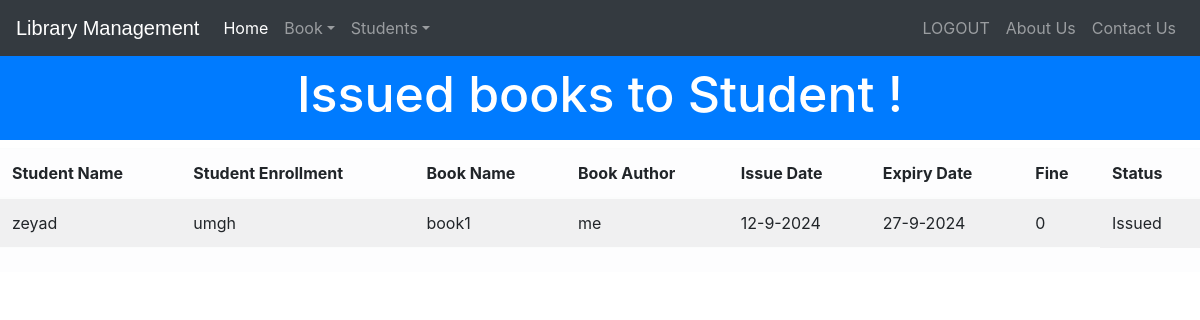
The page /viewissuedbook (signed in) on the database its author committed.
### library/models.py (models this page shows, shortened)
class StudentExtra(models.Model):
    user=models.OneToOneField(User,on_delete=models.CASCADE)
    enrollment = models.CharField(max_length=40)
    branch = models.CharField(max_length=40)
    @property
    def get_name(self):
        return self.user.first_name

class Book(models.Model):
    catchoice= [
        ('education', 'Education'),
        ('entertainment', 'Entertainment'),
        ('comics', 'Comics'),
        ('history', 'History'),
        ]
    name=models.CharField(max_length=30)
    isbn=models.PositiveIntegerField()
    author=models.CharField(max_length=40)
    category=models.CharField(max_length=30,choices=catchoice,default='education')

class IssuedBook(models.Model):
    enrollment=models.CharField(max_length=30)
    isbn=models.CharField(max_length=30)
    issuedate=models.DateField(auto_now=True)
    expirydate=models.DateField(default=get_expiry)
    statuschoice= [
        ('Issued', 'Issued'),
        ('Returned', 'Returned'),
        ]
    status=models.CharField(max_length=20,choices=statuschoice,default="Issued")

### library/views.py (the view)
# urls.py: path('viewissuedbook', views.viewissuedbook_view),
@login_required(login_url='adminlogin')
@user_passes_test(is_admin)
def viewissuedbook_view(request):
    issuedbooks=models.IssuedBook.objects.all()
    li=[]
    for ib in issuedbooks:
        issdate=str(ib.issuedate.day)+'-'+str(ib.issuedate.month)+'-'+str(ib.issuedate.year)
        expdate=str(ib.expirydate.day)+'-'+str(ib.expirydate.month)+'-'+str(ib.expirydate.year)
        days=(date.today()-ib.issuedate)
        print(date.today())
        d=days.days
        fine=0
        if d>15:
            day=d-15
            fine=day*10
        books=list(models.Book.objects.filter(isbn=ib.isbn))
        students=list(models.StudentExtra.objects.filter(enrollment=ib.enrollment))
        i=0
        for l in books:
            t=(students[i].get_name,students[i].enrollment,books[i].name,books[i].author,issdate,expdate,fine,ib.status)
            i=i+1
            li.append(t)
    return render(request,'library/viewissuedbook.html',{'li':li})

### library/views.py (called while the page is built)
def is_admin(user):
    if user.is_superuser or user.is_staff:
        return True
    else:
        return False

### templates/library/viewissuedbook.html (shortened to what this page needs)
<!DOCTYPE html>
<html lang="en" dir="ltr">
  <head>
  </head>
  <body>
    {% include "library/navbaradmin.html" %}
    <br>
    <br>
    <h3 class="p-3 mb-2 bg-primary text-white" style = 'font-size: 50px;text-align:center;margin-bottom:0px;'>Issued books to Student !</h3>
{% if li%}
    <table class="table table-light table-striped">
    <thead>
    <tr>
    <th>Student Name</th>
    <th>Student Enrollment</th>
    <th>Book Name</th>
    <th>Book Author</th>
    <th>Issue Date</th>
    <th>Expiry Date</th>
    <th>Fine</th>
    <th>Status</th>
    </tr>
    </thead>
    <tfoot>
    <tr>
    <td colspan="7">
    </td>
    </tr>
    </tfoot>
    <tbody>
      {% for t in li %}
        <tr>
          <td>{{t.0}}</td>
          <td>{{t.1}}</td>
          <td>{{t.2}}</td>
          <td>{{t.3}}</td>
          <td>{{t.4}}</td>
          <td>{{t.5}}</td>
          <td> {% if t.7 == "Returned" %}
            No Fine
            {% else %}
            {{t.6}}
          {% endif %}</td>
          <td>{{t.7}}</td>
        </tr>
        {%endfor%}
    </tbody>
    </table>
    {%else%}
    <h1> no books Issued</h1>
    {%endif%}
  </body>
</html>

### rows shown on the page
StudentExtra: enrollment "umgh"
Book: name "book1", author "me"
IssuedBook: status "Issued"

### other values the page prints
{{ t.0 }} "zeyad"
{{ t.4 }} "12-9-2024"
{{ t.5 }} "27-9-2024"
{{ t.6 }} "0"
